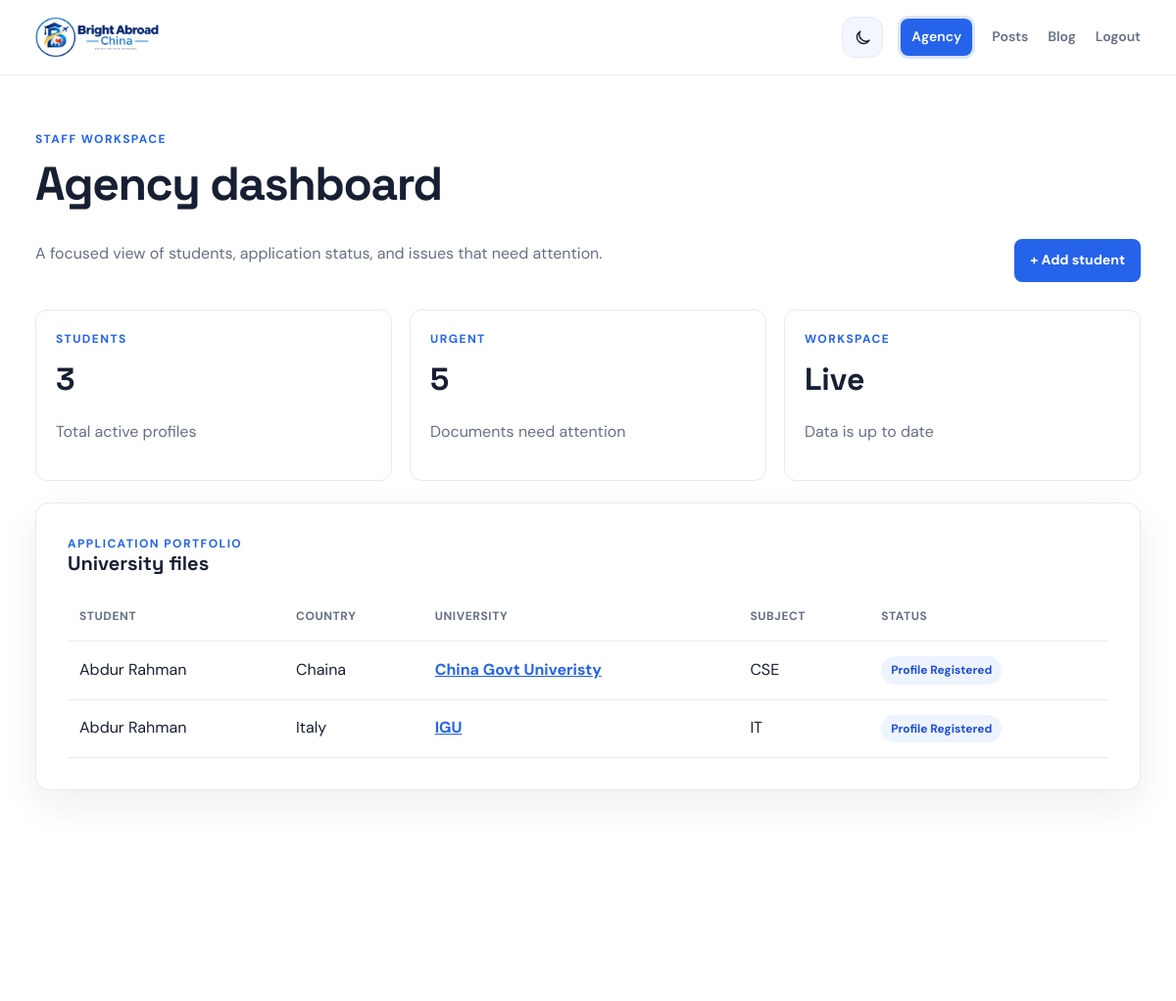
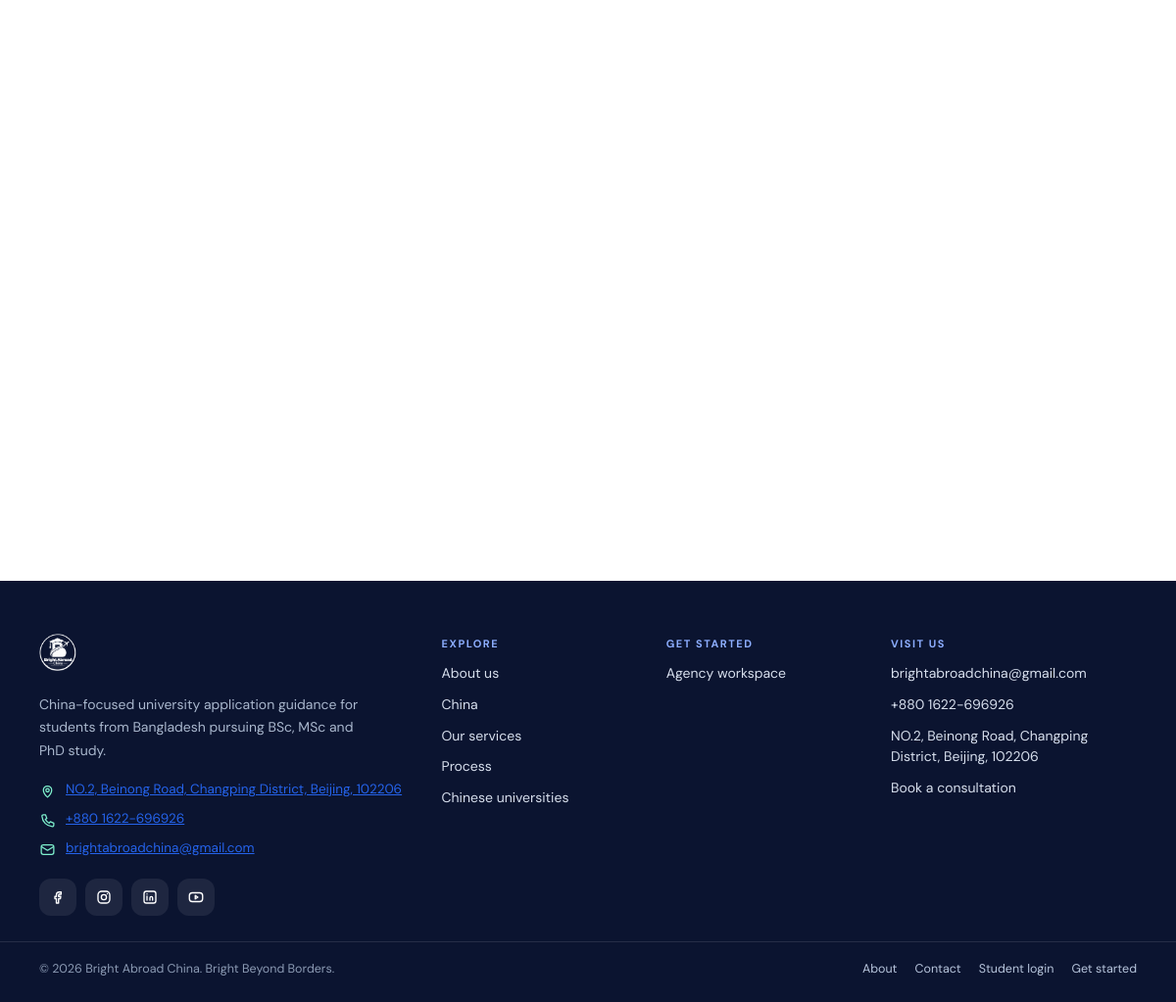
Screenshot of /students/agency/ (signed in) with the database file from the repository (2 pictures, top to bottom).
### students/models.py (models this page shows, shortened)
class StudentApplication(models.Model):
    STATUS_CHOICES = StudentProfile.STATUS_CHOICES
    student = models.ForeignKey(
        StudentProfile,
        on_delete=models.CASCADE,
        related_name="applications"
    )
    destination_country = models.CharField(max_length=100)
    university = models.CharField(max_length=200)
    course = models.CharField(max_length=200)
    intake = models.CharField(max_length=100, blank=True)
    drive_link = models.URLField(blank=True)
    current_status = models.CharField(
        max_length=30,
        choices=STATUS_CHOICES,
        default="registered"
    )
    progress = models.PositiveIntegerField(default=0)
    next_step = models.CharField(max_length=255, blank=True)
    created_at = models.DateTimeField(auto_now_add=True)
    updated_at = models.DateTimeField(auto_now=True)
    class Meta:
        ordering = ("-updated_at", "-created_at")

class StudentProfile(models.Model):
    GENDER_CHOICES = (
        ("male", "Male"),
        ("female", "Female"),
        ("other", "Other"),
    )
    user = models.OneToOneField(
        settings.AUTH_USER_MODEL,
        on_delete=models.CASCADE,
        related_name="student_profile"
    )
    full_name = models.CharField(
        max_length=150,
        blank=True
    )
    date_of_birth = models.DateField(
        null=True,
        blank=True
    )
    gender = models.CharField(
        max_length=20,
        choices=GENDER_CHOICES,
        blank=True
    )
    passport_number = models.CharField(
        max_length=50,
        blank=True
    )
    passport_expiry = models.DateField(
        null=True,
        blank=True
    )
    address = models.TextField(
        blank=True
    )
    city = models.CharField(
        max_length=100,
        blank=True
    )
    drive_link = models.URLField(
        blank=True
    )
    country = models.CharField(
        max_length=100,
        default="Bangladesh"
    )
    STATUS_CHOICES = (
        ("registered", "Profile Registered"),
        ("verification", "Profile Verification & File Preparation"),
        ("documents", "Document Collection & Review"),
        ("professor_outreach", "Professor Outreach & Acceptance Process (For Master's/Research Programs)"),
        ("application", "University Application In Progress"),
        ("interview", "Interview Preparation / Interview Scheduled"),
        ("offer", "Admission Offer & Official Documents Received"),
        ("visa_processing", "Visa Application Processing"),
        ("visa_approved", "Visa Approved"),
        ("pre_departure", "Pre-Departure Preparation & Ready to Fly"),
    )
    STATUS_PROGRESS = {
        "registered": 5,
        "verification": 20,
        "documents": 30,
        "professor_outreach": 30,
        "application": 40,
        "interview": 50,
        "offer": 90,
        "visa_processing": 95,
        "visa_approved": 100,
        "pre_departure": 100,
    }
    current_status = models.CharField(
        max_length=30,
        choices=STATUS_CHOICES,
        default="registered"
    )
    progress = models.PositiveIntegerField(
        default=0
    )
    next_step = models.CharField(
        max_length=255,
        blank=True
    )
    destination_country = models.CharField(
        max_length=100,
        blank=True
    )
    university = models.CharField(
        max_length=200,
        blank=True
    )
    course = models.CharField(
        max_length=200,
        blank=True
    )
    intake = models.CharField(
        max_length=100,
        blank=True
    )
    emergency_contact_name = models.CharField(
        max_length=150,
        blank=True
    )
    emergency_contact_phone = models.CharField(
        max_length=30,
        blank=True
    )
    emergency_contact_relation = models.CharField(
        max_length=100,
        blank=True
    )
    created_at = models.DateTimeField(
        auto_now_add=True
    )
    updated_at = models.DateTimeField(
        auto_now=True
    )

### accounts/models.py (models this page shows, shortened)
class User(AbstractUser):
    ROLE_CHOICES = (
        ("student", "Student"),
        ("staff", "Staff"),
    )
    role = models.CharField(
        max_length=20,
        choices=ROLE_CHOICES,
        default="student"
    )
    phone = models.CharField(
        max_length=20,
        blank=True
    )

### students/views.py (the view)
@login_required
@user_passes_test(is_staff_user)
def agency_dashboard_view(request):
    students = StudentProfile.objects.select_related(
        "user"
    ).all()
    urgent_documents = Document.objects.filter(
        required=True,
        received=False,
        priority="urgent"
    ).select_related(
        "student",
        "student__user"
    )
    applications = StudentApplication.objects.select_related(
        "student",
        "student__user",
    ).all()
    return render(
        request,
        "students/agency_dashboard.html",
        {
            "students": students,
            "urgent_documents": urgent_documents,
            "applications": applications,
        }
    )

### students/context_processors.py (called while the page is built)
def notification_context(request):
    unread_notification_count = 0
    recent_notifications = []
    user = getattr(request, "user", None)
    if user is not None and user.is_authenticated:
        profile = StudentProfile.objects.filter(
            user=user
        ).first()
        if profile is not None:
            recent_notifications = list(profile.notifications.all()[:5])
            unread_notification_count = profile.notifications.filter(
                is_read=False
            ).count()
    return {
        "unread_notification_count": unread_notification_count,
        "recent_notifications": recent_notifications,
    }

### students/views.py (called while the page is built)
def is_staff_user(user):
    return user.is_authenticated and (
        user.is_superuser or user.role == "staff"
    )

### templates/students/agency_dashboard.html (shortened to what this page needs)
{% extends "base.html" %}
{% block content %}
<div class="page-heading"><div><p class="eyebrow">Staff workspace</p><h1>Agency dashboard</h1><p class="muted">A focused view of students, application status, and issues that need attention.</p></div><a class="button" href="{% url 'agency_student_create' %}">+ Add student</a></div>
<div class="grid-3 agency-stats">
    <div class="stat-card reveal"><p class="eyebrow">Students</p><div class="stat-value">{{ students|length }}</div><p>Total active profiles</p></div>
    <div class="stat-card reveal"><p class="eyebrow">Urgent</p><div class="stat-value">{{ urgent_documents|length }}</div><p>Documents need attention</p></div>
    <div class="stat-card reveal"><p class="eyebrow">Workspace</p><div class="stat-value">Live</div><p>Data is up to date</p></div>
</div>
<section class="card dashboard-grid reveal">
    <div class="section-heading"><div><p class="eyebrow">Application portfolio</p><h3>University files</h3></div></div>
    {% if applications %}
        <div class="table-wrap"><table><thead><tr><th>Student</th><th>Country</th><th>University</th><th>Subject</th><th>Status</th></tr></thead><tbody>{% for application in applications %}<tr><td>{{ application.student.full_name|default:application.student.user.username }}</td><td>{{ application.destination_country }}</td><td><a href="{% url 'agency_application_detail' application.id %}"><strong>{{ application.university }}</strong></a></td><td>{{ application.course }}</td><td><span class="status-pill">{{ application.get_current_status_display }}</span></td></tr>{% endfor %}</tbody></table></div>
    {% else %}<div class="empty-state">No separate application files have been created yet.</div>{% endif %}
</section>
<div class="agency-layout">
</div>
{% endblock %}

### static/css/agency.css (style rules this page uses)
html { scroll-behavior: smooth; scroll-padding-top: 96px; -webkit-text-size-adjust: 100%; overflow-x: hidden !important; }
body { -webkit-tap-highlight-color: transparent; overflow-x: hidden !important; }

### templates/base.html (style rules this page uses)
:root { --ink: #172033; --muted: #667085; --line: #e6eaf0; --canvas: #ffffff; --surface: #ffffff; --blue: #2563eb; --blue-dark: #1d4ed8; --blue-soft: #eef4ff; --green: #16805b; --red: #c24149; --amber: #b7791f; --shadow: 0 14px 40px rgba(23, 32, 51, 0.07); --max-width: 1380px; --max-reading: 1380px; --brand-mint: #7ef0cd; --brand-deep: #0d1734; --radius-card: 18px; --radius-card-lg: 26px; --app-bar-height: 60px; --bottom-nav-height: calc(62px + env(safe-area-inset-bottom, 0px)); }
* { box-sizing: border-box; }
body { background: #ffffff; color: var(--ink); font-family: "DM Sans", "Segoe UI", sans-serif; line-height: 1.55; margin: 0; }
.reveal { opacity: 0; transform: translateY(24px); transition: opacity 700ms ease, transform 700ms cubic-bezier(.2,.7,.2,1); }
.reveal.is-visible { opacity: 1; transform: translateY(0); }
.card { background: var(--surface); border: 1px solid var(--line); border-radius: 14px; box-shadow: var(--shadow); padding: clamp(20px, 3vw, 32px); transition: border-color 180ms ease, box-shadow 180ms ease, transform 180ms ease; }
.page-heading { align-items: flex-end; display: flex; justify-content: space-between; margin-bottom: 28px; }
.eyebrow { color: var(--blue); font-size: 12px; font-weight: 700; letter-spacing: 0.12em; margin: 0 0 8px; text-transform: uppercase; }
h1, h2, h3, h4 { font-family: "Space Grotesk", sans-serif; line-height: 1.15; margin-top: 0; }
h1 { font-size: clamp(30px, 4vw, 48px); letter-spacing: -0.03em; }
h3 { font-size: 20px; }
p { color: var(--muted); }
a { color: var(--blue); }
.button, button { background: var(--blue); border: 0; border-radius: 8px; color: #fff; cursor: pointer; display: inline-flex; font-family: inherit; font-size: 14px; font-weight: 700; justify-content: center; padding: 11px 16px; text-decoration: none; transition: background 160ms ease, transform 160ms ease; }
.muted { color: var(--muted); }
.grid-3 { display: grid; gap: 18px; grid-template-columns: repeat(3, minmax(0, 1fr)); }
.stat-card { background: var(--surface); border: 1px solid var(--line); border-radius: 12px; padding: 20px; transition: border-color 180ms ease, box-shadow 180ms ease, transform 180ms ease; }
.stat-value { color: var(--ink); font-family: "Space Grotesk", sans-serif; font-size: 32px; font-weight: 700; margin: 8px 0 0; }
.status-summary, .section-heading, .list-item, .timeline-row { align-items: center; display: flex; justify-content: space-between; }
.dashboard-grid { margin-top: 22px; }
.agency-stats { margin-bottom: 22px; }
.agency-layout { display: grid; gap: 22px; grid-template-columns: minmax(0, 1.7fr) minmax(280px, 0.8fr); margin-top: 22px; }
.section-heading { gap: 16px; margin-bottom: 18px; }
.section-heading h3, .section-heading .eyebrow { margin-bottom: 0; }
.table-wrap { overflow-x: auto; }
table { border-collapse: collapse; min-width: 640px; width: 100%; }
th, td { border-bottom: 1px solid var(--line); padding: 15px 12px; text-align: left; }
th { color: var(--muted); font-size: 12px; letter-spacing: 0.05em; text-transform: uppercase; }
.status-pill { background: var(--blue-soft); border-radius: 999px; color: var(--blue-dark); display: inline-flex; font-size: 12px; font-weight: 700; padding: 5px 10px; }

### rows the page displays
StudentApplication: student.full_name "Abdur Rahman", destination_country "Chaina", university "China Govt Univeristy", course "CSE", current_status "Profile Registered"
StudentApplication: student.full_name "Abdur Rahman", destination_country "Italy", university "IGU", course "IT", current_status "Profile Registered"

### other values shown
{{ students|length }} "3"
{{ urgent_documents|length }} "5"
